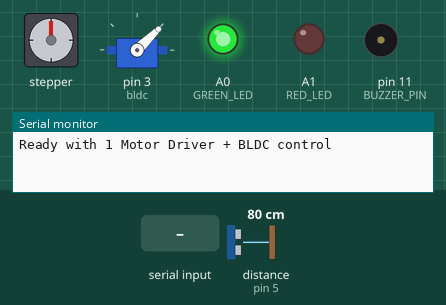
Simulated run of this sketch. Board: Arduino Uno, built with avr-gcc and run on an emulated ATmega328P. On the bench: stepper motor, servo, output pins drawn as LEDs (lit = HIGH), buzzer (waves = sounding), the last lines printed to the serial monitor. Wiring (inferred from the names in the program): ultrasonic range finder: trigger pin 4; echo pin 5; stepper motor (2048 steps per turn assumed): coils pin 6, pin 7, pin 8, pin 9. Inputs (shaded band) come from the test bench; at power-on: distance to the obstacle (sensor on pin 5) 80 cm. The echo pulse lasts 58.3 µs per cm; pins used as bus, display or sensor lines are not drawn.

Above: at 4.2 s.
4.3 s: "y" received over Serial
At 4.57 s:
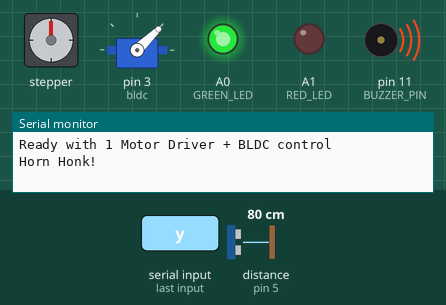
6.1 s: byte 122 ('z') received over Serial
At 7.2 s:
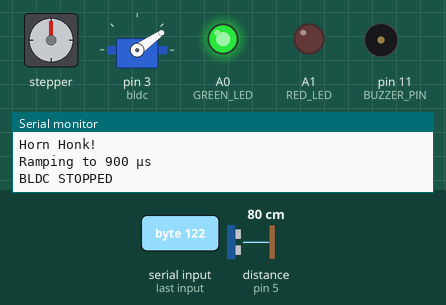
9.1 s: distance to the obstacle (sensor on pin 5) set to 17 cm
10.6 s: distance to the obstacle (sensor on pin 5) set to 14 cm
At 10.8 s:
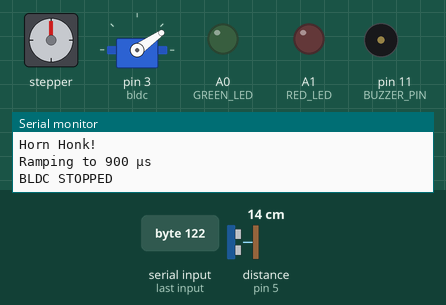
13.6 s: "1" received over Serial
At 15.99 s:
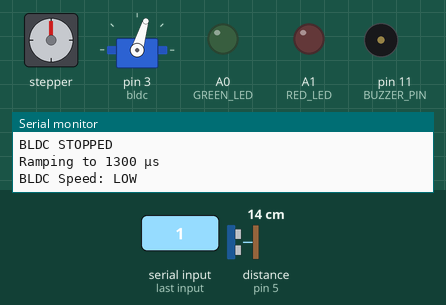
16.6 s: "3" received over Serial
At 17.56 s:
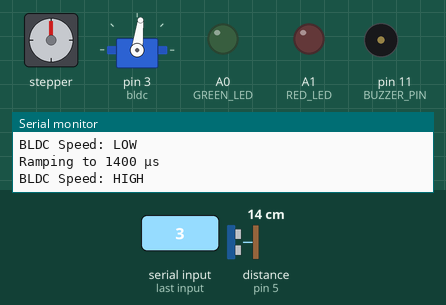
Timing chart, 0 to 20.6 s (numbered marks = the images above; inputs shaded):
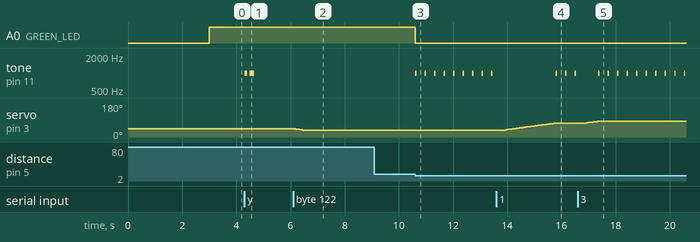

Measured:
- the behaviour switches between 16 and 15 cm on distance to the obstacle (sensor on pin 5) (found by bisection; images 2 and 3)
- after the input at 4.3 s, tone on pin 11 (BUZZER_PIN): alternates 1000 Hz for 0.13 s and silent for 0.10 s, 4 changes in all, then stays silent, starting at once
- after the input at 6.1 s, servo on pin 3 (bldc): moves from 44° to 35° over 0.42 s, starting at once
- after the input at 9.1 s, every drawn part: stays the same
- after the input at 10.6 s, A0 (GREEN_LED): HIGH → LOW at once; tone on pin 11 (BUZZER_PIN): alternates 1000 Hz for 0.05 s and silent for 0.30 s, starting at once
- after the input at 13.6 s, servo on pin 3 (bldc): moves from 35° to 73° over 1.9 s, starting after 0.22 s
- after the input at 16.6 s, servo on pin 3 (bldc): moves from 73° to 83° over 0.47 s, starting after 0.26 s

The sketch:

wall_climbing_robot.ino
```cpp
#include <Servo.h> // Required for ESC control

#define TRIG_PIN 4
#define ECHO_PIN 5
#define GREEN_LED A0
#define RED_LED A1
#define BUZZER_PIN 11 // PWM-capable digital pin

// Rear motor pins
#define IN1 6
#define IN2 7
#define IN3 8
#define IN4 9

Servo bldc; // BLDC ESC control

float duration_us, distance_cm;
String command = "";
int currentPWM = 1000; // Track current speed for smooth ramping

void setup() {
  Serial.begin(9600);
  pinMode(TRIG_PIN, OUTPUT);
  pinMode(ECHO_PIN, INPUT);
  pinMode(GREEN_LED, OUTPUT);
  pinMode(RED_LED, OUTPUT);
  pinMode(BUZZER_PIN, OUTPUT);
  pinMode(IN1, OUTPUT);
  pinMode(IN2, OUTPUT);
  pinMode(IN3, OUTPUT);
  pinMode(IN4, OUTPUT);

  bldc.attach(3); // ESC PWM signal pin
  bldc.writeMicroseconds(1000); // Arm ESC
  delay(3000);
  Serial.println("Ready with 1 Motor Driver + BLDC control");
}

void forward() {
  digitalWrite(IN1, HIGH); digitalWrite(IN2, LOW);
  digitalWrite(IN3, HIGH); digitalWrite(IN4, LOW);
}

void backward() {
  digitalWrite(IN1, LOW); digitalWrite(IN2, HIGH);
  digitalWrite(IN3, LOW); digitalWrite(IN4, HIGH);
}

void stopMotors() {
  digitalWrite(IN1, LOW); digitalWrite(IN2, LOW);
  digitalWrite(IN3, LOW); digitalWrite(IN4, LOW);
}

void turnLeft() {
  digitalWrite(IN1, LOW); digitalWrite(IN2, HIGH);
  digitalWrite(IN3, HIGH); digitalWrite(IN4, LOW);
}

void turnRight() {
  digitalWrite(IN1, HIGH); digitalWrite(IN2, LOW);
  digitalWrite(IN3, LOW); digitalWrite(IN4, HIGH);
}

void playBeep(int delayGap) {
  tone(BUZZER_PIN, 1000); delay(50);
  noTone(BUZZER_PIN); delay(delayGap);
}

void rampToSpeed(int targetPWM) {
  Serial.print("Ramping to ");
  Serial.print(targetPWM);
  Serial.println(" µs");
  if (targetPWM > currentPWM) {
    for (int i = currentPWM; i <= targetPWM; i++) {
      bldc.writeMicroseconds(i);
      delay(5); // Adjust smoothness
    }
  } else if (targetPWM < currentPWM) {
    for (int i = currentPWM; i >= targetPWM; i--) {
      bldc.writeMicroseconds(i);
      delay(5); // Adjust smoothness
    }
  }
  currentPWM = targetPWM;
}

void loop() {
  // Distance measurement using HC-SR04
  digitalWrite(TRIG_PIN, LOW); delayMicroseconds(2);
  digitalWrite(TRIG_PIN, HIGH); delayMicroseconds(10);
  digitalWrite(TRIG_PIN, LOW);
  duration_us = pulseIn(ECHO_PIN, HIGH);
  distance_cm = 0.017 * duration_us;

  // Visual distance indicators
  if (distance_cm > 15) {
    digitalWrite(GREEN_LED, HIGH);
    analogWrite(RED_LED, 0);
  } else {
    digitalWrite(GREEN_LED, LOW);
    int redIntensity = map(distance_cm, 15, 0, 0, 255);
    analogWrite(RED_LED, constrain(redIntensity, 0, 255));
  }

  // Audio obstacle alert
  if (distance_cm < 15) {
    int delayGap = 0;
    if (distance_cm > 10) delayGap = 300;
    else if (distance_cm > 7) delayGap = 150;
    else if (distance_cm > 4) delayGap = 80;
    else delayGap = 30;
    playBeep(delayGap);
  }

  // Bluetooth control commands
  while (Serial.available()) {
    char ch = Serial.read();
    ch = tolower(ch);
    if (ch == 'f') {
      forward(); Serial.println("Forward");
    } else if (ch == 'b') {
      backward(); Serial.println("Backward");
    } else if (ch == 's') {
      stopMotors(); Serial.println("Stop");
    } else if (ch == 'l') {
      turnLeft(); Serial.println("Turning Left (Tank Turn)");
    } else if (ch == 'r') {
      turnRight(); Serial.println("Turning Right (Tank Turn)");
    } else if (ch == 'y') {
      Serial.println("Horn Honk!");
      tone(BUZZER_PIN, 1000); delay(100);
      noTone(BUZZER_PIN); delay(100);
      tone(BUZZER_PIN, 1000); delay(150);
      noTone(BUZZER_PIN);
    }
    // Suction motor PWM speed stepping
    else if (ch == '1') {
      rampToSpeed(1300); Serial.println("BLDC Speed: LOW");
    } else if (ch == '2') {
      rampToSpeed(1350); Serial.println("BLDC Speed: MEDIUM");
    } else if (ch == '3') {
      rampToSpeed(1400); Serial.println("BLDC Speed: HIGH");
    } else if (ch == '4') {
      rampToSpeed(1500); Serial.println("BLDC Speed: FULL");
    } else if (ch == 'z') {
      rampToSpeed(900); Serial.println("BLDC STOPPED");
    }
  }
}
```
